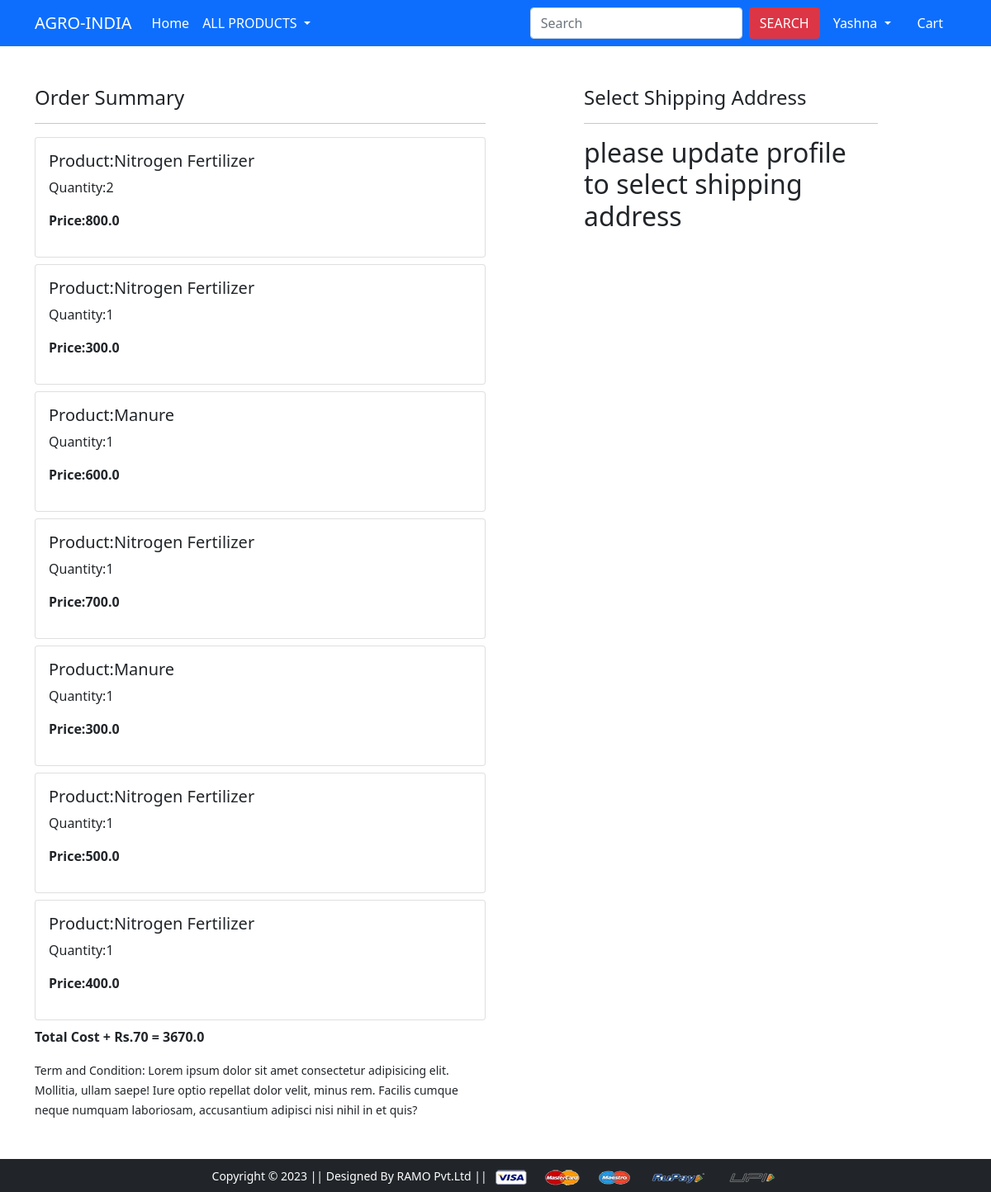
The page /checkout/ (signed in) on the database its author committed.
### app/models.py (models this page shows, shortened)
class Cart(models.Model):
   user = models.ForeignKey(User,on_delete=models.CASCADE)
   product = models.ForeignKey(Product,on_delete=models.CASCADE)
   quantity = models.PositiveIntegerField(default=1)
   @property
   def total_cost(self):
      return self.quantity*self.product.discounted_price

class Product(models.Model):
    title = models.CharField(max_length=100)
    selling_price = models.FloatField()
    discounted_price = models.FloatField()
    description = models.TextField()
    brand = models.CharField(max_length=100)
    category = models.CharField(choices=CATEGORY_CHOICES,max_length=2)
    product_image = models.ImageField(upload_to='productimg')

### app/views.py (the view)
# urls.py: path('checkout/', views.checkout, name='checkout'),
@login_required
def checkout(request):
 user = request.user
 add = Customer.objects.filter(user=user)
 cart_items = Cart.objects.filter(user=user)
 amount = 0.0
 shipping_amount = 70.0
 totalamount   =  0.0
 cart_product = [p for p in Cart.objects.all() if p.user == request.user]
 if cart_product:
   for p in cart_product:
       tempamount = (p.quantity * p.product.discounted_price)
       amount += tempamount
   totalamount = amount+shipping_amount
 return render(request, 'app/checkout.html',{'add':add,'totalamount':totalamount,'cart_items':cart_items})

### app/templates/app/checkout.html (shortened to what this page needs)
{% extends 'app/base.html' %}
{% load static %}
{% block main-content %}
<div class="container">
  <div class="row mt-5">
  <div class="col-sm-6">
    <h4>Order Summary</h4>
    <hr>
    {% for item in cart_items %}
      <div class="card mb-2">
        <div class="card-body">
          <h5>Product:{{item.product.title}}</h5>
          <p>Quantity:{{item.quantity}}</p>
          <p class="fw-bold">Price:{{item.total_cost}}</p>
        </div>
      </div>
    {% endfor %}
    <p class = "fw-bold">Total Cost + Rs.70 = {{totalamount}}</p>
    <small>Term and Condition: Lorem ipsum dolor sit amet consectetur adipisicing elit. Mollitia, ullam saepe! Iure optio repellat dolor velit, minus rem. Facilis cumque neque numquam laboriosam, accusantium adipisci nisi nihil in et quis?</small>
  </div>
  <div class="col-sm-4 offset-sm-1">
    <h4>Select Shipping Address</h4>
     <hr>
    <form action="/paymentdone">
      {% if add %}
    {% for ad in add %}
      <div class="card">
        <div class="card-body">
        <h5>{{ad.name}}</h5>
        <p>{{ad.locality}},{{ad.city}},{{ad.state}}-{{ad.zipcode}}</p>
        </div>
      </div>
        <div class="form-check mt-2 mb-5">
          <input class="form-check-input" type="radio"name="custid" id= "custadd{{forloop.counter}}" value="{{ad.id}}">
          <label class="form-check-label fw-bold" for="custadd{{forloop.counter}}">
            Address: {{forloop.counter}} </label>
        </div>
        {% endfor %}
        {% else %}
        <h2>please update profile to select shipping address</h2>
        {% endif %}
      </form>
    </div>
  </div>
</div>
{% endblock main-content %}

### app/templates/app/base.html (shortened to what this page needs)
<!doctype html>
{% load static %}
<html lang="en">
  <head>
    <link href="https://cdn.jsdelivr.net/npm/bootstrap@5.0.0-beta1/dist/css/bootstrap.min.css" rel="stylesheet">
    <link rel="stylesheet" href="{% static 'app/css/owl.carousel.min.css' %}">
    <link rel="stylesheet" href="{% static 'app/css/all.min.css' %}">
    <link rel="stylesheet" href="{% static 'app/css/style.css' %}">
  </head>
  <body>
    <nav class="navbar navbar-expand-md navbar-dark bg-primary">
     <div class="container">
       <a class="navbar-brand" href="/">AGRO-INDIA</a>
       <div class="collapse navbar-collapse" id="navbarSupportedContent">
         <ul class="navbar-nav me-auto mb-2 mb-sm-0">
           <li class="nav-item">
             <a class="nav-link active" aria-current="page" href="/">Home</a>
           </li>
           <li class="nav-item dropdown">
             <a class="nav-link dropdown-toggle text-white" href="#" id="allproductsDropdown" role="button" data-bs-toggle="dropdown" aria-expanded="false">
               ALL PRODUCTS
             </a>
           </li>
         </ul>
         <form class="d-flex" method ="get" action= "/search_query/">
           <input class="form-control me-2" type="search" placeholder="Search" aria-label="Search" name="q">
           <button class="btn btn-danger" type="submit">SEARCH</button>
         </form>
         <div>
          <ul class="navbar-nav me-auto mb-2 mb-lg-0">
          {% if request.user.is_authenticated %}
           <li class="nav-item dropdown mx-2">
              <a class="nav-link dropdown-toggle text-white" href="#" id="profileDropdown" role="button" data-bs-toggle="dropdown" aria-expanded="false">
              {{request.user.username|capfirst}}
              </a>
            </li>
            <li class="nav-item mx-2">
             <a href="{% url 'showcart' %}" class="nav-link text-white"> Cart </a>
            </li>
          {% endif %}
          </ul>
         </div>
       </div>
     </div>
    </nav>
    {% block main-content %} {% endblock main-content %}
    <footer class="container-fluid bg-dark text-center p-2 mt-5">
        <small class="text-white">Copyright &copy; 2023 || Designed By RAMO Pvt.Ltd || </small>
        <img src="{% static 'app/images/payment.png' %}" alt="" srcset="" class="img-fluid" height="2px">
    </footer>
  </body>
</html>

### rows shown on the page
Cart: product "Nitrogen Fertilizer", quantity "2", total_cost "800.0"
Cart: product "Nitrogen Fertilizer", quantity "1", total_cost "300.0"
Cart: product "Manure", quantity "1", total_cost "600.0"
Cart: product "Nitrogen Fertilizer", quantity "1", total_cost "700.0"
Cart: product "Manure", quantity "1", total_cost "300.0"
Cart: product "Nitrogen Fertilizer", quantity "1", total_cost "500.0"
Cart: product "Nitrogen Fertilizer", quantity "1", total_cost "400.0"

### other values the page prints
{{ request.user.username|capfirst }} "Yashna"
{{ totalamount }} "3670.0"
